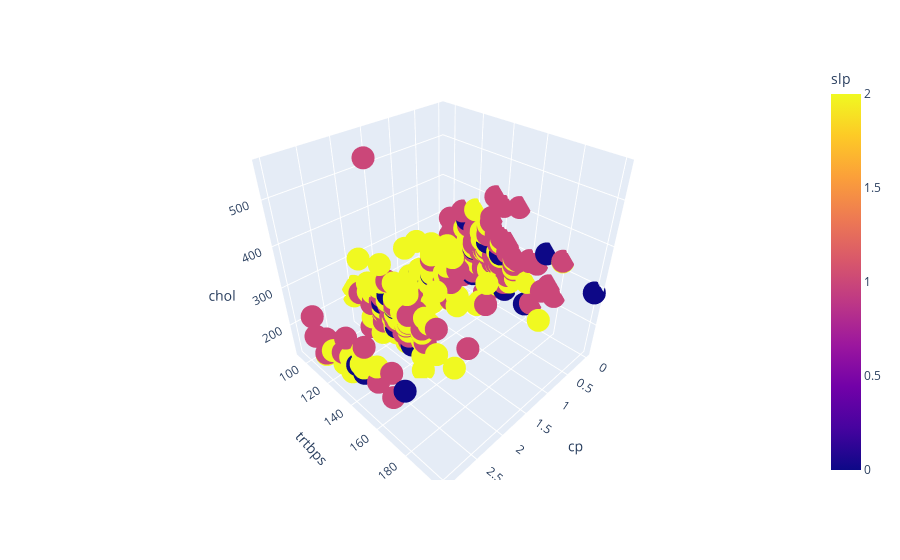

Source (notebook cell):
### Code cell
px.scatter_3d(data,x='cp',y='trtbps',z='chol',color='slp')

### Figure 1 — Plotly figure (JSON) as saved in the notebook; plotly's stock layout.template omitted (floating-point values rounded to 4 significant figures; data arrays with more than 128 entries replaced by an {"elided": "..."} marker saying what was removed)
{"data": [{"hovertemplate": "cp=%{x}<br>trtbps=%{y}<br>chol=%{z}<br>slp=%{marker.color}<extra></extra>", "legendgroup": "", "marker": {"color": {"elided": "303 int values"}, "coloraxis": "coloraxis", "symbol": "circle"}, "mode": "markers", "name": "", "scene": "scene", "showlegend": false, "type": "scatter3d", "x": {"elided": "303 int values"}, "y": {"elided": "303 int values"}, "z": {"elided": "303 int values"}}], "layout": {"coloraxis": {"colorbar": {"title": {"text": "slp"}}, "colorscale": [[0, "#0d0887"], [0.1111, "#46039f"], [0.2222, "#7201a8"], [0.3333, "#9c179e"], [0.4444, "#bd3786"], [0.5556, "#d8576b"], [0.6667, "#ed7953"], [0.7778, "#fb9f3a"], [0.8889, "#fdca26"], [1, "#f0f921"]]}, "legend": {"tracegroupgap": 0}, "margin": {"t": 60}, "scene": {"domain": {"x": [0, 1], "y": [0, 1]}, "xaxis": {"title": {"text": "cp"}}, "yaxis": {"title": {"text": "trtbps"}}, "zaxis": {"title": {"text": "chol"}}}}}
